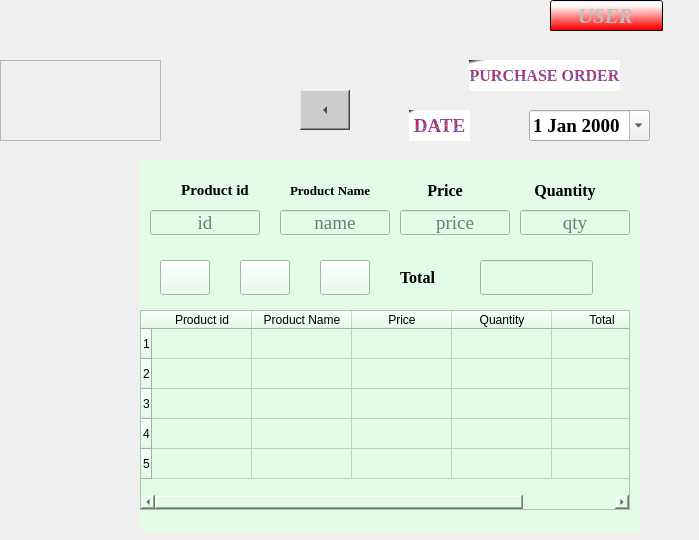
    <widget class="QWidget" name="page_8">
     <property name="enabled">
      <bool>true</bool>
     </property>
     <widget class="QFrame" name="frame_12">
      <property name="geometry">
       <rect>
        <x>0</x>
        <y>60</y>
        <width>161</width>
        <height>81</height>
       </rect>
      </property>
      <property name="styleSheet">
       <string notr="true">image: url(:/newPrefix/logo.jpg);</string>
      </property>
      <property name="frameShape">
       <enum>QFrame::StyledPanel</enum>
      </property>
      <property name="frameShadow">
       <enum>QFrame::Raised</enum>
      </property>
     </widget>
     <widget class="QWidget" name="widget_8" native="true">
      <property name="geometry">
       <rect>
        <x>140</x>
        <y>160</y>
        <width>501</width>
        <height>371</height>
       </rect>
      </property>
      <property name="styleSheet">
       <string notr="true">background-color: rgb(225, 251, 230);</string>
      </property>
      <widget class="QLabel" name="label_17">
       <property name="geometry">
        <rect>
         <x>40</x>
         <y>20</y>
         <width>70</width>
         <height>20</height>
        </rect>
       </property>
       <property name="font">
        <font>
         <family>Times New Roman</family>
         <pointsize>11</pointsize>
         <weight>75</weight>
         <bold>true</bold>
        </font>
       </property>
       <property name="text">
        <string>Product id</string>
       </property>
       <property name="alignment">
        <set>Qt::AlignCenter</set>
       </property>
      </widget>
      <widget class="QLabel" name="label_18">
       <property name="geometry">
        <rect>
         <x>150</x>
         <y>20</y>
         <width>85</width>
         <height>20</height>
        </rect>
       </property>
       <property name="font">
        <font>
         <family>Times New Roman</family>
         <pointsize>10</pointsize>
         <weight>75</weight>
         <bold>true</bold>
        </font>
       </property>
       <property name="text">
        <string>Product Name</string>
       </property>
      </widget>
      <widget class="QLabel" name="label_19">
       <property name="geometry">
        <rect>
         <x>270</x>
         <y>20</y>
         <width>70</width>
         <height>20</height>
        </rect>
       </property>
       <property name="font">
        <font>
         <family>Times New Roman</family>
         <pointsize>12</pointsize>
         <weight>75</weight>
         <bold>true</bold>
        </font>
       </property>
       <property name="text">
        <string>Price</string>
       </property>
       <property name="alignment">
        <set>Qt::AlignCenter</set>
       </property>
      </widget>
      <widget class="QLabel" name="label_20">
       <property name="geometry">
        <rect>
         <x>390</x>
         <y>20</y>
         <width>70</width>
         <height>20</height>
        </rect>
       </property>
       <property name="font">
        <font>
         <family>Times New Roman</family>
         <pointsize>12</pointsize>
         <weight>75</weight>
         <bold>true</bold>
        </font>
       </property>
       <property name="text">
        <string>Quantity</string>
       </property>
       <property name="alignment">
        <set>Qt::AlignCenter</set>
       </property>
      </widget>
      <widget class="QLineEdit" name="lineEdit_purchaseid">
       <property name="geometry">
        <rect>
         <x>10</x>
         <y>50</y>
         <width>110</width>
         <height>25</height>
        </rect>
       </property>
       <property name="font">
        <font>
         <family>Times New Roman</family>
         <pointsize>14</pointsize>
         <weight>50</weight>
         <bold>false</bold>
        </font>
       </property>
       <property name="alignment">
        <set>Qt::AlignCenter</set>
       </property>
       <property name="placeholderText">
        <string>id</string>
       </property>
      </widget>
      <widget class="QLineEdit" name="lineEdit_purchasename">
       <property name="geometry">
        <rect>
         <x>140</x>
         <y>50</y>
         <width>110</width>
         <height>25</height>
        </rect>
       </property>
       <property name="font">
        <font>
         <family>Times New Roman</family>
         <pointsize>14</pointsize>
         <weight>50</weight>
         <bold>false</bold>
        </font>
       </property>
       <property name="alignment">
        <set>Qt::AlignCenter</set>
       </property>
       <property name="placeholderText">
        <string>name</string>
       </property>
      </widget>
      <widget class="QLineEdit" name="lineEdit_purchaseprice">
       <property name="geometry">
        <rect>
         <x>260</x>
         <y>50</y>
         <width>110</width>
         <height>25</height>
        </rect>
       </property>
       <property name="font">
        <font>
         <family>Times New Roman</family>
         <pointsize>14</pointsize>
         <weight>50</weight>
         <bold>false</bold>
        </font>
       </property>
       <property name="alignment">
        <set>Qt::AlignCenter</set>
       </property>
       <property name="placeholderText">
        <string>price</string>
       </property>
      </widget>
      <widget class="QLineEdit" name="lineEdit_purchaseqty">
       <property name="geometry">
        <rect>
         <x>380</x>
         <y>50</y>
         <width>110</width>
         <height>25</height>
        </rect>
       </property>
       <property name="font">
        <font>
         <family>Times New Roman</family>
         <pointsize>14</pointsize>
         <weight>50</weight>
         <bold>false</bold>
        </font>
       </property>
       <property name="alignment">
        <set>Qt::AlignCenter</set>
       </property>
       <property name="placeholderText">
        <string>qty</string>
       </property>
      </widget>
      <widget class="QPushButton" name="pushButton_pur_add">
       <property name="geometry">
        <rect>
         <x>20</x>
         <y>100</y>
         <width>50</width>
         <height>35</height>
        </rect>
       </property>
       <property name="styleSheet">
        <string notr="true">image: url(:/newPrefix/add.png);</string>
       </property>
       <property name="text">
        <string/>
       </property>
       <property name="shortcut">
        <string>Return</string>
       </property>
      </widget>
      <widget class="QPushButton" name="pushButton_pur_update">
       <property name="geometry">
        <rect>
         <x>100</x>
         <y>100</y>
         <width>50</width>
         <height>35</height>
        </rect>
       </property>
       <property name="styleSheet">
        <string notr="true">image: url(:/newPrefix/update.png);</string>
       </property>
       <property name="text">
        <string/>
       </property>
       <property name="shortcut">
        <string>Ctrl+R</string>
       </property>
      </widget>
      <widget class="QPushButton" name="pushButton_pur_clear">
       <property name="geometry">
        <rect>
         <x>180</x>
         <y>100</y>
         <width>50</width>
         <height>35</height>
        </rect>
       </property>
       <property name="styleSheet">
        <string notr="true">image: url(:/newPrefix/clears.png);</string>
       </property>
       <property name="text">
        <string/>
       </property>
       <property name="shortcut">
        <string>Del</string>
       </property>
      </widget>
      <widget class="QLabel" name="label_21">
       <property name="geometry">
        <rect>
         <x>260</x>
         <y>100</y>
         <width>70</width>
         <height>35</height>
        </rect>
       </property>
       <property name="font">
        <font>
         <family>Times New Roman</family>
         <pointsize>12</pointsize>
         <weight>75</weight>
         <bold>true</bold>
        </font>
       </property>
       <property name="text">
        <string>Total</string>
       </property>
      </widget>
      <widget class="QLineEdit" name="lineEdit_purchasetotal">
       <property name="geometry">
        <rect>
         <x>340</x>
         <y>100</y>
         <width>113</width>
         <height>35</height>
        </rect>
       </property>
      </widget>
      <widget class="QTableWidget" name="tableWidget_purchase">
       <property name="geometry">
        <rect>
         <x>0</x>
         <y>150</y>
         <width>490</width>
         <height>200</height>
        </rect>
       </property>
       <row>
        <property name="text">
         <string>1</string>
        </property>
       </row>
       <row>
        <property name="text">
         <string>2</string>
        </property>
       </row>
       <row>
        <property name="text">
         <string>3</string>
        </property>
       </row>
       <row>
        <property name="text">
         <string>4</string>
        </property>
       </row>
       <row>
        <property name="text">
         <string>5</string>
        </property>
       </row>
       <column>
        <property name="text">
         <string>Product id</string>
        </property>
       </column>
       <column>
        <property name="text">
         <string>Product Name</string>
        </property>
       </column>
       <column>
        <property name="text">
         <string>Price</string>
        </property>
       </column>
       <column>
        <property name="text">
         <string>Quantity</string>
        </property>
       </column>
       <column>
        <property name="text">
         <string>Total</string>
        </property>
       </column>
      </widget>
     </widget>
     <widget class="QLineEdit" name="lineEdit_purchase">
      <property name="enabled">
       <bool>false</bool>
      </property>
      <property name="geometry">
       <rect>
        <x>550</x>
        <y>0</y>
        <width>113</width>
        <height>31</height>
       </rect>
      </property>
      <property name="font">
       <font>
        <family>Times New Roman</family>
        <pointsize>16</pointsize>
        <weight>75</weight>
        <italic>true</italic>
        <bold>true</bold>
       </font>
      </property>
      <property name="styleSheet">
       <string notr="true">background:qlineargradient(spread:pad, x1:0.912045, y1:0.932, x2:0.898, y2:0.164545, stop:0 rgba(255, 0, 0, 255), stop:1 rgba(255, 255, 255, 255))</string>
      </property>
      <property name="text">
       <string>USER</string>
      </property>
      <property name="alignment">
       <set>Qt::AlignCenter</set>
      </property>
     </widget>
     <widget class="QToolButton" name="toolButton_purchase">
      <property name="geometry">
       <rect>
        <x>300</x>
        <y>90</y>
        <width>50</width>
        <height>40</height>
       </rect>
      </property>
      <property name="font">
       <font>
        <family>Times New Roman</family>
        <pointsize>12</pointsize>
        <weight>75</weight>
        <bold>true</bold>
       </font>
      </property>
      <property name="styleSheet">
       <string notr="true">background:rgb(204, 204, 204)</string>
      </property>
      <property name="text">
       <string/>
      </property>
      <property name="arrowType">
       <enum>Qt::LeftArrow</enum>
      </property>
     </widget>
     <widget class="QWidget" name="widget_9" native="true">
      <property name="geometry">
       <rect>
        <x>389</x>
        <y>50</y>
        <width>301</width>
        <height>101</height>
       </rect>
      </property>
      <widget class="QLabel" name="label_22">
       <property name="geometry">
        <rect>
         <x>80</x>
         <y>10</y>
         <width>151</width>
         <height>31</height>
        </rect>
       </property>
       <property name="font">
        <font>
         <family>Times New Roman</family>
         <pointsize>12</pointsize>
         <weight>75</weight>
         <bold>true</bold>
        </font>
       </property>
       <property name="styleSheet">
        <string notr="true">background-color: qlineargradient(spread:pad, x1:0, y1:0, x2:0.0681818, y2:0.0625, stop:0 rgba(0, 0, 0, 255), stop:1 rgba(255, 255, 255, 255));
color: qradialgradient(spread:repeat, cx:0.5, cy:0.5, radius:0.077, fx:0.5, fy:0.5, stop:0 rgba(255, 0, 0, 255), stop:0.948864 rgba(0, 85, 255, 192), stop:1 rgba(0, 169, 255, 147));</string>
       </property>
       <property name="text">
        <string>PURCHASE ORDER</string>
       </property>
       <property name="alignment">
        <set>Qt::AlignCenter</set>
       </property>
      </widget>
      <widget class="QLabel" name="label_23">
       <property name="geometry">
        <rect>
         <x>20</x>
         <y>60</y>
         <width>61</width>
         <height>31</height>
        </rect>
       </property>
       <property name="font">
        <font>
         <family>Times New Roman</family>
         <pointsize>14</pointsize>
         <weight>75</weight>
         <bold>true</bold>
        </font>
       </property>
       <property name="styleSheet">
        <string notr="true">background-color: qlineargradient(spread:pad, x1:0, y1:0, x2:0.0681818, y2:0.0625, stop:0 rgba(0, 0, 0, 255), stop:1 rgba(255, 255, 255, 255));
color:qradialgradient(spread:repeat, cx:0.5, cy:0.5, radius:0.077, fx:0.5, fy:0.5, stop:0 rgba(255, 0, 0, 255), stop:0.948864 rgba(0, 85, 255, 192), stop:1 rgba(0, 169, 255, 147))</string>
       </property>
       <property name="text">
        <string>DATE</string>
       </property>
       <property name="alignment">
        <set>Qt::AlignCenter</set>
       </property>
      </widget>
      <widget class="QDateEdit" name="dateEdit_2">
       <property name="geometry">
        <rect>
         <x>140</x>
         <y>60</y>
         <width>121</width>
         <height>31</height>
        </rect>
       </property>
       <property name="font">
        <font>
         <family>Times New Roman</family>
         <pointsize>14</pointsize>
         <weight>75</weight>
         <bold>true</bold>
        </font>
       </property>
       <property name="styleSheet">
        <string notr="true">color: qradialgradient(spread:repeat, cx:0.5, cy:0.5, radius:0.077, fx:0.5, fy:0.5, stop:0 rgba(255, 0, 0, 255), stop:0.948864 rgba(0, 85, 255, 192), stop:1 rgba(0, 169, 255, 147));</string>
       </property>
       <property name="calendarPopup">
        <bool>true</bool>
       </property>
      </widget>
     </widget>
    </widget>
